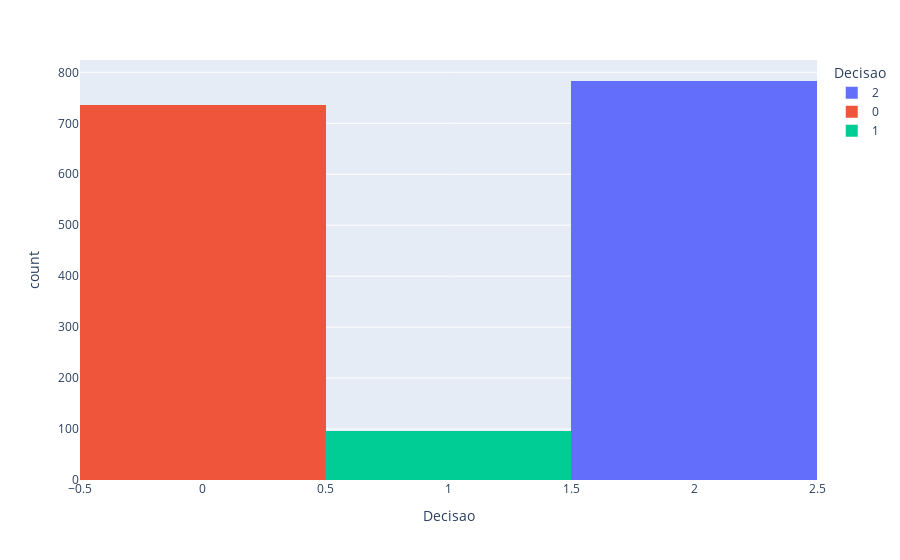

Notebook code cell kept with this figure:
### Markdown cell above
## 2.2 Análise de categorias

### Code cell
#distribuição normal da quantidade de labels
display(base_dados['Decisao'].value_counts(normalize=True).map("{:.2%}".format))
fig = px.histogram(base_dados, x="Decisao", color="Decisao")
fig.show()

### Figure 1 — Plotly figure (JSON) as saved in the notebook; plotly's stock layout.template omitted (floating-point values rounded to 4 significant figures; data arrays with more than 128 entries replaced by an {"elided": "..."} marker saying what was removed)
{"data": [{"alignmentgroup": "True", "bingroup": "x", "hovertemplate": "Decisao=%{x}<br>count=%{y}<extra></extra>", "legendgroup": "2", "marker": {"color": "#636efa"}, "name": "2", "offsetgroup": "2", "orientation": "v", "showlegend": true, "type": "histogram", "x": {"elided": "783 int values"}, "xaxis": "x", "yaxis": "y"}, {"alignmentgroup": "True", "bingroup": "x", "hovertemplate": "Decisao=%{x}<br>count=%{y}<extra></extra>", "legendgroup": "0", "marker": {"color": "#EF553B"}, "name": "0", "offsetgroup": "0", "orientation": "v", "showlegend": true, "type": "histogram", "x": {"elided": "735 int values"}, "xaxis": "x", "yaxis": "y"}, {"alignmentgroup": "True", "bingroup": "x", "hovertemplate": "Decisao=%{x}<br>count=%{y}<extra></extra>", "legendgroup": "1", "marker": {"color": "#00cc96"}, "name": "1", "offsetgroup": "1", "orientation": "v", "showlegend": true, "type": "histogram", "x": [1, 1, 1, 1, 1, 1, 1, 1, 1, 1, 1, 1, 1, 1, 1, 1, 1, 1, 1, 1, 1, 1, 1, 1, 1, 1, 1, 1, 1, 1, 1, 1, 1, 1, 1, 1, 1, 1, 1, 1, 1, 1, 1, 1, 1, 1, 1, 1, 1, 1, 1, 1, 1, 1, 1, 1, 1, 1, 1, 1, 1, 1, 1, 1, 1, 1, 1, 1, 1, 1, 1, 1, 1, 1, 1, 1, 1, 1, 1, 1, 1, 1, 1, 1, 1, 1, 1, 1, 1, 1, 1, 1, 1, 1, 1, 1, 1], "xaxis": "x", "yaxis": "y"}], "layout": {"barmode": "relative", "legend": {"title": {"text": "Decisao"}, "tracegroupgap": 0}, "margin": {"t": 60}, "xaxis": {"anchor": "y", "categoryarray": [2, 0, 1], "categoryorder": "array", "domain": [0, 1], "title": {"text": "Decisao"}}, "yaxis": {"anchor": "x", "domain": [0, 1], "title": {"text": "count"}}}}
